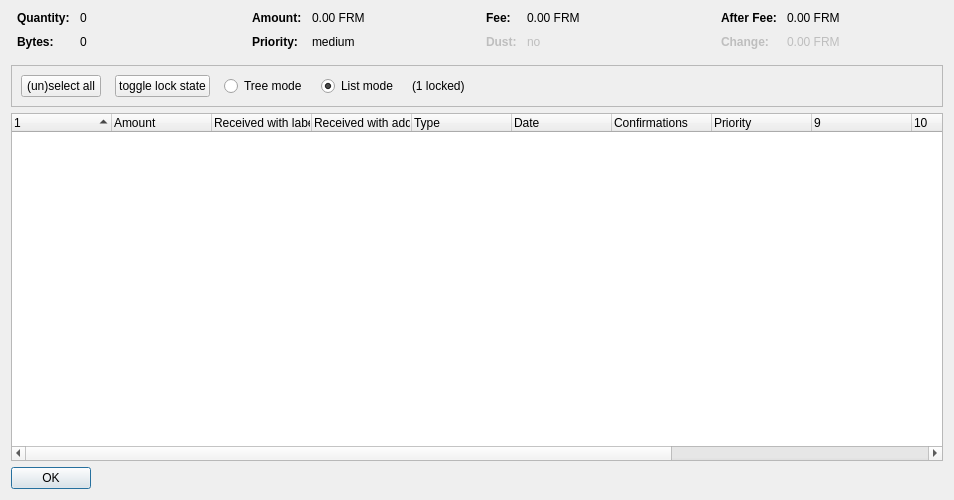
<?xml version="1.0" encoding="UTF-8"?>
<ui version="4.0">
 <class>CoinControlDialog</class>
 <widget class="QDialog" name="CoinControlDialog">
  <property name="geometry">
   <rect>
    <x>0</x>
    <y>0</y>
    <width>954</width>
    <height>500</height>
   </rect>
  </property>
  <property name="windowTitle">
   <string>Coin Selection</string>
  </property>
  <layout class="QVBoxLayout" name="verticalLayout">
   <item>
    <layout class="QHBoxLayout" name="horizontalLayoutTop" stretch="0,0,0,0">
     <property name="topMargin">
      <number>0</number>
     </property>
     <property name="bottomMargin">
      <number>10</number>
     </property>
     <item>
      <layout class="QFormLayout" name="formLayoutCoinControl1">
       <property name="horizontalSpacing">
        <number>10</number>
       </property>
       <property name="verticalSpacing">
        <number>10</number>
       </property>
       <property name="leftMargin">
        <number>6</number>
       </property>
       <property name="rightMargin">
        <number>6</number>
       </property>
       <item row="0" column="0">
        <widget class="QLabel" name="labelCoinControlQuantityText">
         <property name="font">
          <font>
           <weight>75</weight>
           <bold>true</bold>
          </font>
         </property>
         <property name="text">
          <string>Quantity:</string>
         </property>
        </widget>
       </item>
       <item row="0" column="1">
        <widget class="QLabel" name="labelCoinControlQuantity">
         <property name="cursor">
          <cursorShape>IBeamCursor</cursorShape>
         </property>
         <property name="contextMenuPolicy">
          <enum>Qt::ActionsContextMenu</enum>
         </property>
         <property name="text">
          <string notr="true">0</string>
         </property>
         <property name="textInteractionFlags">
          <set>Qt::LinksAccessibleByMouse|Qt::TextSelectableByKeyboard|Qt::TextSelectableByMouse</set>
         </property>
        </widget>
       </item>
       <item row="1" column="0">
        <widget class="QLabel" name="labelCoinControlBytesText">
         <property name="font">
          <font>
           <weight>75</weight>
           <bold>true</bold>
          </font>
         </property>
         <property name="text">
          <string>Bytes:</string>
         </property>
        </widget>
       </item>
       <item row="1" column="1">
        <widget class="QLabel" name="labelCoinControlBytes">
         <property name="cursor">
          <cursorShape>IBeamCursor</cursorShape>
         </property>
         <property name="contextMenuPolicy">
          <enum>Qt::ActionsContextMenu</enum>
         </property>
         <property name="text">
          <string notr="true">0</string>
         </property>
         <property name="textInteractionFlags">
          <set>Qt::LinksAccessibleByMouse|Qt::TextSelectableByKeyboard|Qt::TextSelectableByMouse</set>
         </property>
        </widget>
       </item>
      </layout>
     </item>
     <item>
      <layout class="QFormLayout" name="formLayoutCoinControl2">
       <property name="horizontalSpacing">
        <number>10</number>
       </property>
       <property name="verticalSpacing">
        <number>10</number>
       </property>
       <property name="leftMargin">
        <number>6</number>
       </property>
       <property name="rightMargin">
        <number>6</number>
       </property>
       <item row="0" column="0">
        <widget class="QLabel" name="labelCoinControlAmountText">
         <property name="font">
          <font>
           <weight>75</weight>
           <bold>true</bold>
          </font>
         </property>
         <property name="text">
          <string>Amount:</string>
         </property>
        </widget>
       </item>
       <item row="0" column="1">
        <widget class="QLabel" name="labelCoinControlAmount">
         <property name="cursor">
          <cursorShape>IBeamCursor</cursorShape>
         </property>
         <property name="contextMenuPolicy">
          <enum>Qt::ActionsContextMenu</enum>
         </property>
         <property name="text">
          <string notr="true">0.00 FRM</string>
         </property>
         <property name="textInteractionFlags">
          <set>Qt::LinksAccessibleByMouse|Qt::TextSelectableByKeyboard|Qt::TextSelectableByMouse</set>
         </property>
        </widget>
       </item>
       <item row="1" column="0">
        <widget class="QLabel" name="labelCoinControlPriorityText">
         <property name="font">
          <font>
           <weight>75</weight>
           <bold>true</bold>
          </font>
         </property>
         <property name="text">
          <string>Priority:</string>
         </property>
        </widget>
       </item>
       <item row="1" column="1">
        <widget class="QLabel" name="labelCoinControlPriority">
         <property name="cursor">
          <cursorShape>IBeamCursor</cursorShape>
         </property>
         <property name="contextMenuPolicy">
          <enum>Qt::ActionsContextMenu</enum>
         </property>
         <property name="text">
          <string>medium</string>
         </property>
         <property name="textInteractionFlags">
          <set>Qt::LinksAccessibleByMouse|Qt::TextSelectableByKeyboard|Qt::TextSelectableByMouse</set>
         </property>
        </widget>
       </item>
      </layout>
     </item>
     <item>
      <layout class="QFormLayout" name="formLayoutCoinControl3">
       <property name="horizontalSpacing">
        <number>10</number>
       </property>
       <property name="verticalSpacing">
        <number>10</number>
       </property>
       <property name="leftMargin">
        <number>6</number>
       </property>
       <property name="rightMargin">
        <number>6</number>
       </property>
       <item row="0" column="0">
        <widget class="QLabel" name="labelCoinControlFeeText">
         <property name="font">
          <font>
           <weight>75</weight>
           <bold>true</bold>
          </font>
         </property>
         <property name="text">
          <string>Fee:</string>
         </property>
        </widget>
       </item>
       <item row="0" column="1">
        <widget class="QLabel" name="labelCoinControlFee">
         <property name="cursor">
          <cursorShape>IBeamCursor</cursorShape>
         </property>
         <property name="contextMenuPolicy">
          <enum>Qt::ActionsContextMenu</enum>
         </property>
         <property name="text">
          <string notr="true">0.00 FRM</string>
         </property>
         <property name="textInteractionFlags">
          <set>Qt::LinksAccessibleByMouse|Qt::TextSelectableByKeyboard|Qt::TextSelectableByMouse</set>
         </property>
        </widget>
       </item>
       <item row="1" column="0">
        <widget class="QLabel" name="labelCoinControlLowOutputText">
         <property name="enabled">
          <bool>false</bool>
         </property>
         <property name="font">
          <font>
           <weight>75</weight>
           <bold>true</bold>
          </font>
         </property>
         <property name="text">
          <string>Dust:</string>
         </property>
        </widget>
       </item>
       <item row="1" column="1">
        <widget class="QLabel" name="labelCoinControlLowOutput">
         <property name="enabled">
          <bool>false</bool>
         </property>
         <property name="cursor">
          <cursorShape>IBeamCursor</cursorShape>
         </property>
         <property name="contextMenuPolicy">
          <enum>Qt::ActionsContextMenu</enum>
         </property>
         <property name="text">
          <string>no</string>
         </property>
         <property name="textInteractionFlags">
          <set>Qt::LinksAccessibleByMouse|Qt::TextSelectableByKeyboard|Qt::TextSelectableByMouse</set>
         </property>
        </widget>
       </item>
      </layout>
     </item>
     <item>
      <layout class="QFormLayout" name="formLayoutCoinControl4">
       <property name="horizontalSpacing">
        <number>10</number>
       </property>
       <property name="verticalSpacing">
        <number>10</number>
       </property>
       <property name="leftMargin">
        <number>6</number>
       </property>
       <property name="rightMargin">
        <number>6</number>
       </property>
       <item row="0" column="0">
        <widget class="QLabel" name="labelCoinControlAfterFeeText">
         <property name="font">
          <font>
           <weight>75</weight>
           <bold>true</bold>
          </font>
         </property>
         <property name="text">
          <string>After Fee:</string>
         </property>
        </widget>
       </item>
       <item row="0" column="1">
        <widget class="QLabel" name="labelCoinControlAfterFee">
         <property name="cursor">
          <cursorShape>IBeamCursor</cursorShape>
         </property>
         <property name="contextMenuPolicy">
          <enum>Qt::ActionsContextMenu</enum>
         </property>
         <property name="text">
          <string notr="true">0.00 FRM</string>
         </property>
         <property name="textInteractionFlags">
          <set>Qt::LinksAccessibleByMouse|Qt::TextSelectableByKeyboard|Qt::TextSelectableByMouse</set>
         </property>
        </widget>
       </item>
       <item row="1" column="0">
        <widget class="QLabel" name="labelCoinControlChangeText">
         <property name="enabled">
          <bool>false</bool>
         </property>
         <property name="font">
          <font>
           <weight>75</weight>
           <bold>true</bold>
          </font>
         </property>
         <property name="text">
          <string>Change:</string>
         </property>
        </widget>
       </item>
       <item row="1" column="1">
        <widget class="QLabel" name="labelCoinControlChange">
         <property name="enabled">
          <bool>false</bool>
         </property>
         <property name="cursor">
          <cursorShape>IBeamCursor</cursorShape>
         </property>
         <property name="contextMenuPolicy">
          <enum>Qt::ActionsContextMenu</enum>
         </property>
         <property name="text">
          <string notr="true">0.00 FRM</string>
         </property>
         <property name="textInteractionFlags">
          <set>Qt::LinksAccessibleByMouse|Qt::TextSelectableByKeyboard|Qt::TextSelectableByMouse</set>
         </property>
        </widget>
       </item>
      </layout>
     </item>
    </layout>
   </item>
   <item>
    <widget class="QFrame" name="frame">
     <property name="minimumSize">
      <size>
       <width>0</width>
       <height>40</height>
      </size>
     </property>
     <property name="frameShape">
      <enum>QFrame::StyledPanel</enum>
     </property>
     <property name="frameShadow">
      <enum>QFrame::Sunken</enum>
     </property>
     <layout class="QHBoxLayout" name="horizontalLayout">
      <item>
       <layout class="QHBoxLayout" name="horizontalLayoutPanel" stretch="0,0,0,0,0,0">
        <property name="spacing">
         <number>14</number>
        </property>
        <item>
         <widget class="QPushButton" name="pushButtonSelectAll">
          <property name="sizePolicy">
           <sizepolicy hsizetype="Maximum" vsizetype="Fixed">
            <horstretch>0</horstretch>
            <verstretch>0</verstretch>
           </sizepolicy>
          </property>
          <property name="text">
           <string>(un)select all</string>
          </property>
          <property name="autoDefault">
           <bool>false</bool>
          </property>
         </widget>
        </item>
        <item>
         <widget class="QPushButton" name="pushButtonToggleLock">
          <property name="sizePolicy">
           <sizepolicy hsizetype="Maximum" vsizetype="Fixed">
            <horstretch>0</horstretch>
            <verstretch>0</verstretch>
           </sizepolicy>
          </property>
          <property name="text">
           <string>toggle lock state</string>
          </property>
          <property name="autoDefault">
           <bool>false</bool>
          </property>
         </widget>
        </item>
        <item>
         <widget class="QRadioButton" name="radioTreeMode">
          <property name="sizePolicy">
           <sizepolicy hsizetype="Maximum" vsizetype="Fixed">
            <horstretch>0</horstretch>
            <verstretch>0</verstretch>
           </sizepolicy>
          </property>
          <property name="text">
           <string>Tree mode</string>
          </property>
         </widget>
        </item>
        <item>
         <widget class="QRadioButton" name="radioListMode">
          <property name="sizePolicy">
           <sizepolicy hsizetype="Maximum" vsizetype="Fixed">
            <horstretch>0</horstretch>
            <verstretch>0</verstretch>
           </sizepolicy>
          </property>
          <property name="text">
           <string>List mode</string>
          </property>
          <property name="checked">
           <bool>true</bool>
          </property>
         </widget>
        </item>
        <item>
         <widget class="QLabel" name="labelLocked">
          <property name="text">
           <string>(1 locked)</string>
          </property>
         </widget>
        </item>
        <item>
         <spacer name="horizontalSpacer">
          <property name="orientation">
           <enum>Qt::Horizontal</enum>
          </property>
          <property name="sizeHint" stdset="0">
           <size>
            <width>40</width>
            <height>20</height>
           </size>
          </property>
         </spacer>
        </item>
       </layout>
      </item>
     </layout>
    </widget>
   </item>
   <item>
    <widget class="CoinControlTreeWidget" name="treeWidget">
     <property name="contextMenuPolicy">
      <enum>Qt::CustomContextMenu</enum>
     </property>
     <property name="sortingEnabled">
      <bool>false</bool>
     </property>
     <property name="columnCount">
      <number>13</number>
     </property>
     <attribute name="headerShowSortIndicator" stdset="0">
      <bool>true</bool>
     </attribute>
     <attribute name="headerStretchLastSection">
      <bool>false</bool>
     </attribute>
     <column>
      <property name="text">
       <string/>
      </property>
     </column>
     <column>
      <property name="text">
       <string>Amount</string>
      </property>
     </column>
     <column>
      <property name="text">
       <string>Received with label</string>
      </property>
     </column>
     <column>
      <property name="text">
       <string>Received with address</string>
      </property>
     </column>
     <column>
      <property name="text">
	<string>Type</string>
      </property>
     </column>
     <column>
      <property name="text">	 
       <string>Date</string>
      </property>
     </column>
     <column>
      <property name="text">
       <string>Confirmations</string>
      </property>
      <property name="toolTip">
       <string>Confirmed</string>
      </property>
     </column>
     <column>
      <property name="text">
       <string>Priority</string>
      </property>
     </column>
     <column>
      <property name="text">
       <string/>
      </property>
     </column>
     <column>
      <property name="text">
       <string/>
      </property>
     </column>
     <column>
      <property name="text">
       <string/>
      </property>
     </column>
     <column>
      <property name="text">
       <string/>
      </property>
     </column>
     <column>
      <property name="text">
       <string/>
      </property>
     </column>
    </widget>
   </item>
   <item>
    <widget class="QDialogButtonBox" name="buttonBox">
     <property name="sizePolicy">
      <sizepolicy hsizetype="Maximum" vsizetype="Fixed">
       <horstretch>0</horstretch>
       <verstretch>0</verstretch>
      </sizepolicy>
     </property>
     <property name="orientation">
      <enum>Qt::Horizontal</enum>
     </property>
     <property name="standardButtons">
      <set>QDialogButtonBox::Ok</set>
     </property>
    </widget>
   </item>
  </layout>
 </widget>
 <customwidgets>
  <customwidget>
   <class>CoinControlTreeWidget</class>
   <extends>QTreeWidget</extends>
   <header>coincontroltreewidget.h</header>
  </customwidget>
 </customwidgets>
 <resources/>
 <connections/>
</ui>
